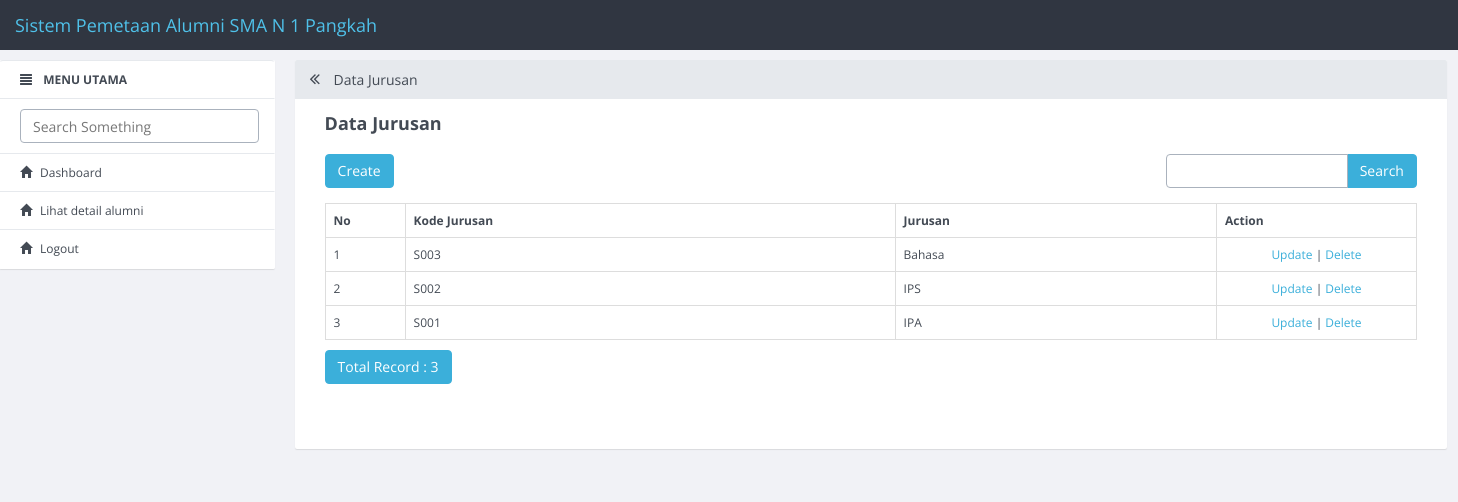
Page /index.php/jurusan on the committed database.
### tables this page shows
CREATE TABLE IF NOT EXISTS `jurusan` (
  `id_jurusan` int(11) NOT NULL,
  `kode_jurusan` varchar(10) DEFAULT NULL,
  `jurusan` varchar(30) DEFAULT NULL
);

### application/controllers/Jurusan.php (called while the page is built, shortened)
<?php
class Jurusan extends CI_Controller
{
    function __construct()
    {
        $this->load->model('Jurusan_model');
        $this->load->library('form_validation');
    }
    public function index()
    {
        $q = urldecode($this->input->get('q', TRUE));
        $start = intval($this->input->get('start'));
        if ($q <> '') {
            $config['base_url'] = base_url() . 'jurusan/index.html?q=' . urlencode($q);
            $config['first_url'] = base_url() . 'jurusan/index.html?q=' . urlencode($q);
        } else {
            $config['base_url'] = base_url() . 'jurusan/index.html';
            $config['first_url'] = base_url() . 'jurusan/index.html';
        }
        $config['per_page'] = 10;
        $config['page_query_string'] = TRUE;
        $config['total_rows'] = $this->Jurusan_model->total_rows($q);
        $jurusan = $this->Jurusan_model->get_limit_data($config['per_page'], $start, $q);
        $this->load->library('pagination');
        $this->pagination->initialize($config);
        $data = array(
            'jurusan_data' => $jurusan,
            'q' => $q,
            'pagination' => $this->pagination->create_links(),
            'total_rows' => $config['total_rows'],
            'start' => $start,
            'konten' => 'jurusan/jurusan_list',
            'judul' => 'Data Jurusan',
        );
        $this->load->view('v_index', $data);
    }
}

### index.php (called while the page is built, shortened)
<?php
require_once BASEPATH.'core/CodeIgniter.php';

### application/config/config.php (called while the page is built, shortened)
<?php
$config['base_url'] = "http://".$_SERVER['HTTP_HOST'];
$config['base_url'] .= preg_replace('@/+$@','',dirname($_SERVER['SCRIPT_NAME'])).'/';
$config['index_page'] = '';
$config['uri_protocol']	= 'REQUEST_URI';
$config['url_suffix'] = '.html';
$config['language']	= 'english';
$config['charset'] = 'UTF-8';
$config['enable_hooks'] = FALSE;
$config['subclass_prefix'] = 'MY_';
$config['composer_autoload'] = FALSE;
$config['permitted_uri_chars'] = 'a-z 0-9~%.:_\-';
$config['enable_query_strings'] = FALSE;
$config['controller_trigger'] = 'c';
$config['function_trigger'] = 'm';
$config['directory_trigger'] = 'd';
$config['allow_get_array'] = TRUE;
$config['log_threshold'] = 0;
$config['log_path'] = '';
$config['log_file_extension'] = '';
$config['log_file_permissions'] = 0644;
$config['log_date_format'] = 'Y-m-d H:i:s';
$config['error_views_path'] = '';
$config['cache_path'] = '';
$config['cache_query_string'] = FALSE;
$config['encryption_key'] = 'gdgfdg3536';
$config['sess_driver'] = 'files';
$config['sess_cookie_name'] = 'ci_session';
$config['sess_expiration'] = 7200;
$config['sess_save_path'] = NULL;
$config['sess_match_ip'] = FALSE;
$config['sess_time_to_update'] = 300;
$config['sess_regenerate_destroy'] = FALSE;
$config['cookie_prefix']	= '';
$config['cookie_domain']	= '';
$config['cookie_path']		= '/';
$config['cookie_secure']	= FALSE;
$config['cookie_httponly'] 	= FALSE;
$config['standardize_newlines'] = FALSE;
$config['global_xss_filtering'] = FALSE;
$config['csrf_protection'] = FALSE;
$config['csrf_token_name'] = 'csrf_test_name';
$config['csrf_cookie_name'] = 'csrf_cookie_name';
$config['csrf_expire'] = 7200;
$config['csrf_regenerate'] = TRUE;
$config['csrf_exclude_uris'] = array();
$config['compress_output'] = FALSE;
$config['time_reference'] = 'local';
$config['rewrite_short_tags'] = FALSE;
$config['proxy_ips'] = '';

### application/models/Jurusan_model.php (called while the page is built, shortened)
<?php
class Jurusan_model extends CI_Model
{
    public $table = 'jurusan';
    public $id = 'id_jurusan';
    public $order = 'DESC';
    function total_rows($q = NULL) {
        $this->db->like('id_jurusan', $q);
	$this->db->or_like('kode_jurusan', $q);
	$this->db->or_like('jurusan', $q);
	$this->db->from($this->table);
        return $this->db->count_all_results();
    }
    function get_limit_data($limit, $start = 0, $q = NULL) {
        $this->db->order_by($this->id, $this->order);
        $this->db->like('id_jurusan', $q);
	$this->db->or_like('kode_jurusan', $q);
	$this->db->or_like('jurusan', $q);
	$this->db->limit($limit, $start);
        return $this->db->get($this->table)->result();
    }
}

### application/views/jurusan/jurusan_list.php (the view, shortened to what this page needs)
<div class="row" style="margin-bottom: 10px">
            <div class="col-md-4">
                <?php echo anchor(site_url('jurusan/create'),'Create', 'class="btn btn-primary"'); ?>
            </div>
            <div class="col-md-4 text-center">
            </div>
            <div class="col-md-1 text-right">
            </div>
            <div class="col-md-3 text-right">
                <form action="<?php echo site_url('jurusan/index'); ?>" class="form-inline" method="get">
                    <div class="input-group">
                        <input type="text" class="form-control" name="q" value="<?php echo $q; ?>">
                        <span class="input-group-btn">
                          <button class="btn btn-primary" type="submit">Search</button>
                        </span>
                    </div>
                </form>
            </div>
        </div>
        <table class="table table-bordered" style="margin-bottom: 10px">
            <tr>
                <th>No</th>
        <th>Kode Jurusan</th>
        <th>Jurusan</th>
        <th>Action</th>
            </tr><?php
            foreach ($jurusan_data as $jurusan)
            {
                ?>
                <tr>
            <td width="80px"><?php echo ++$start ?></td>
            <td><?php echo $jurusan->kode_jurusan ?></td>
            <td><?php echo $jurusan->jurusan ?></td>
            <td style="text-align:center" width="200px">
                <?php
                echo anchor(site_url('jurusan/update/'.$jurusan->id_jurusan),'Update');
                echo ' | ';
                echo anchor(site_url('jurusan/delete/'.$jurusan->id_jurusan),'Delete','onclick="javasciprt: return confirm(\'Are You Sure ?\')"');
                ?>
            </td>
        </tr>
                <?php
            }
            ?>
        </table>
        <div class="row">
            <div class="col-md-6">
                <a href="#" class="btn btn-primary">Total Record : <?php echo $total_rows ?></a>
        </div>
            <div class="col-md-6 text-right">
            </div>
        </div>

### rows in the picture
jurusan: kode_jurusan "S003", jurusan "Bahasa", id_jurusan "Update", id_jurusan "Delete"
jurusan: kode_jurusan "S002", jurusan "IPS", id_jurusan "Update", id_jurusan "Delete"
jurusan: kode_jurusan "S001", jurusan "IPA", id_jurusan "Update", id_jurusan "Delete"

### other values in the picture
$judul "Data Jurusan"
anchor(site_url('jurusan/create'),'Create', 'class="btn btn-primary"') "Create"
$total_rows "3"
